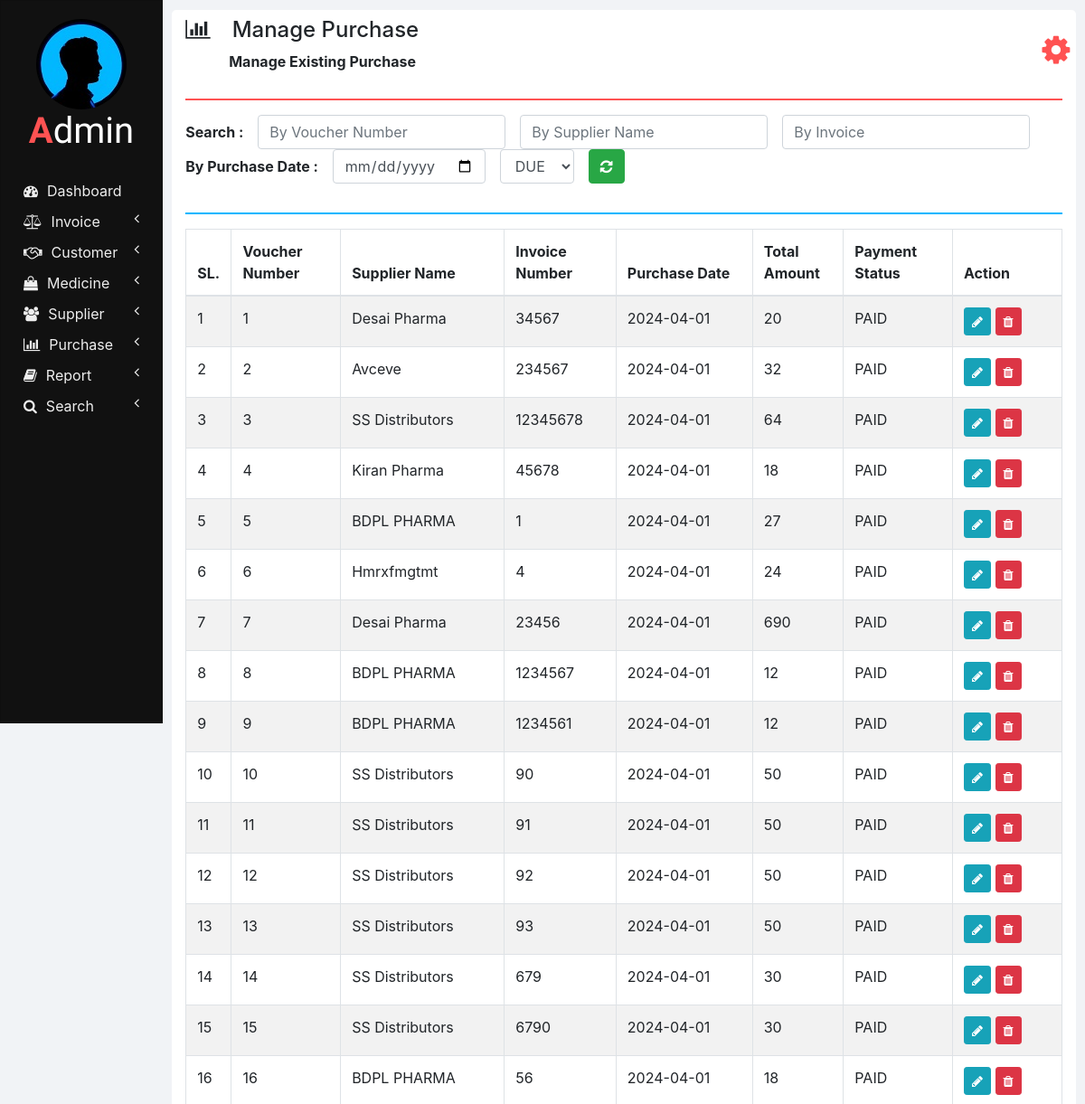
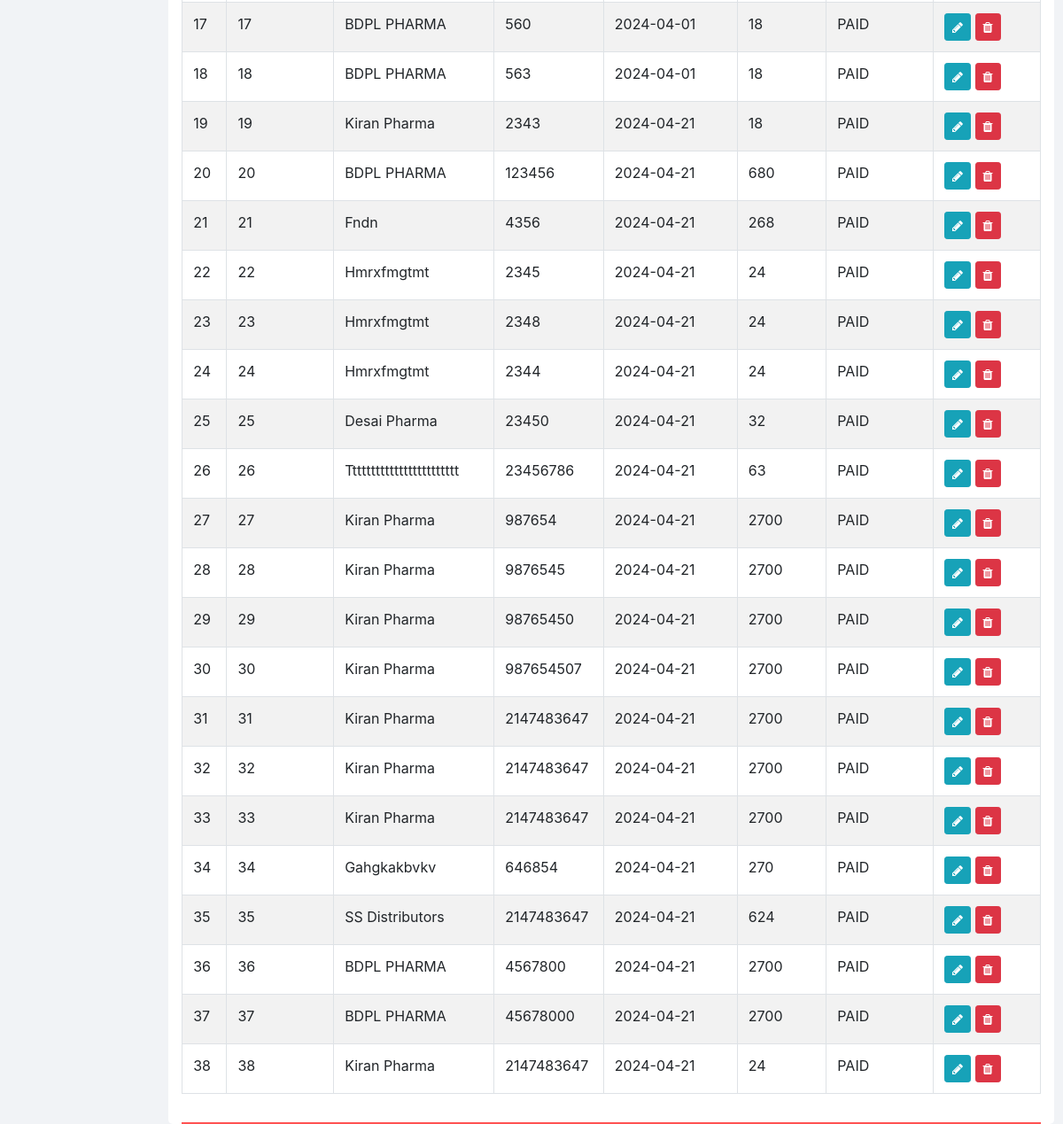
Screenshot of /manage_purchase.php with the database file from the repository (2 pictures, top to bottom).
### tables this page shows
CREATE TABLE `purchases` (
  `SUPPLIER_NAME` varchar(100) NOT NULL,
  `INVOICE_NUMBER` int(11) NOT NULL,
  `VOUCHER_NUMBER` int(11) NOT NULL,
  `PURCHASE_DATE` varchar(10) NOT NULL,
  `TOTAL_AMOUNT` double NOT NULL,
  `PAYMENT_STATUS` varchar(20) NOT NULL
);

### php/manage_purchase.php (the view, shortened to what this page needs)
<?php
  function showPurchases($id) {
    require "db_connection.php";
    if($con) {
      $seq_no = 0;
      $query = "SELECT * FROM purchases";
      $result = mysqli_query($con, $query);
      while($row = mysqli_fetch_array($result)) {
        $seq_no++;
        if($row['VOUCHER_NUMBER'] == $id)
          showEditOptionsRow($seq_no, $row);
        else
          showPurchaseRow($seq_no, $row);
      }
    }
  }
  function showPurchaseRow($seq_no, $row) {
    ?>
    <tr>
      <td><?php echo $seq_no; ?></td>
      <td><?php echo $row['VOUCHER_NUMBER']; ?></td>
      <td><?php echo $row['SUPPLIER_NAME'] ?></td>
      <td><?php echo $row['INVOICE_NUMBER']; ?></td>
      <td><?php echo $row['PURCHASE_DATE']; ?></td>
      <td><?php echo $row['TOTAL_AMOUNT']; ?></td>
      <td><?php echo $row['PAYMENT_STATUS']; ?></td>
      <td>
        <button href="" class="btn btn-info btn-sm" onclick="editPurchase(<?php echo $row['VOUCHER_NUMBER']; ?>);">
          <i class="fa fa-pencil"></i>
        </button>
        <button class="btn btn-danger btn-sm" onclick="deletePurchase(<?php echo $row['VOUCHER_NUMBER']; ?>);">
          <i class="fa fa-trash"></i>
        </button>
      </td>
    </tr>
    <?php
  }
  ?>

### css/sidenav.css (style rules this page uses)
body { background-color: #f1f3f6; }
.sidenav { width: 15%; height: 100vh; background-color: #222222; position: fixed; z-index: 1; flex: 1 0 auto; }
.card { width: 100%; height: 100%; top: 0; border-radius: 0; background-color: #111111; }
.logo .logo-caption { font-family: 'Poiret One', cursive; color: #ffffff; text-align: center; margin-bottom: 25px; }
.logo .profile { margin-left: 50%; border-radius: 50%; transform: translate(-50%); }
.logo .tweak { color: #ff5252; font-weight: bold; }
.main-menu-item { padding: 5px 5px; cursor: pointer; }
.main-menu-item > a { color: #eeeeee; text-decoration: none; font-size: 16px; }
.main-menu-item > a > span { margin-left: 10px; }

### css/home.css (style rules this page uses)
html, body { height: 100vh; }

### rows the page displays
purchases: seq_no "1", VOUCHER_NUMBER "1", SUPPLIER_NAME "Desai Pharma", INVOICE_NUMBER "34567", PURCHASE_DATE "2024-04-01", TOTAL_AMOUNT "20", PAYMENT_STATUS "PAID"
purchases: seq_no "2", VOUCHER_NUMBER "2", SUPPLIER_NAME "Avceve", INVOICE_NUMBER "234567", PURCHASE_DATE "2024-04-01", TOTAL_AMOUNT "32", PAYMENT_STATUS "PAID"
purchases: seq_no "3", VOUCHER_NUMBER "3", SUPPLIER_NAME "SS Distributors", INVOICE_NUMBER "12345678", PURCHASE_DATE "2024-04-01", TOTAL_AMOUNT "64", PAYMENT_STATUS "PAID"
purchases: seq_no "4", VOUCHER_NUMBER "4", SUPPLIER_NAME "Kiran Pharma", INVOICE_NUMBER "45678", PURCHASE_DATE "2024-04-01", TOTAL_AMOUNT "18", PAYMENT_STATUS "PAID"
purchases: seq_no "5", VOUCHER_NUMBER "5", SUPPLIER_NAME "BDPL PHARMA", INVOICE_NUMBER "1", PURCHASE_DATE "2024-04-01", TOTAL_AMOUNT "27", PAYMENT_STATUS "PAID"
purchases: seq_no "6", VOUCHER_NUMBER "6", SUPPLIER_NAME "Hmrxfmgtmt", INVOICE_NUMBER "4", PURCHASE_DATE "2024-04-01", TOTAL_AMOUNT "24", PAYMENT_STATUS "PAID"
purchases: seq_no "7", VOUCHER_NUMBER "7", SUPPLIER_NAME "Desai Pharma", INVOICE_NUMBER "23456", PURCHASE_DATE "2024-04-01", TOTAL_AMOUNT "690", PAYMENT_STATUS "PAID"
purchases: seq_no "8", VOUCHER_NUMBER "8", SUPPLIER_NAME "BDPL PHARMA", INVOICE_NUMBER "1234567", PURCHASE_DATE "2024-04-01", TOTAL_AMOUNT "12", PAYMENT_STATUS "PAID"
purchases: seq_no "9", VOUCHER_NUMBER "9", SUPPLIER_NAME "BDPL PHARMA", INVOICE_NUMBER "1234561", PURCHASE_DATE "2024-04-01", TOTAL_AMOUNT "12", PAYMENT_STATUS "PAID"
purchases: seq_no "10", VOUCHER_NUMBER "10", SUPPLIER_NAME "SS Distributors", INVOICE_NUMBER "90", PURCHASE_DATE "2024-04-01", TOTAL_AMOUNT "50", PAYMENT_STATUS "PAID"
purchases: seq_no "11", VOUCHER_NUMBER "11", SUPPLIER_NAME "SS Distributors", INVOICE_NUMBER "91", PURCHASE_DATE "2024-04-01", TOTAL_AMOUNT "50", PAYMENT_STATUS "PAID"
purchases: seq_no "12", VOUCHER_NUMBER "12", SUPPLIER_NAME "SS Distributors", INVOICE_NUMBER "92", PURCHASE_DATE "2024-04-01", TOTAL_AMOUNT "50", PAYMENT_STATUS "PAID"
purchases: seq_no "13", VOUCHER_NUMBER "13", SUPPLIER_NAME "SS Distributors", INVOICE_NUMBER "93", PURCHASE_DATE "2024-04-01", TOTAL_AMOUNT "50", PAYMENT_STATUS "PAID"
purchases: seq_no "14", VOUCHER_NUMBER "14", SUPPLIER_NAME "SS Distributors", INVOICE_NUMBER "679", PURCHASE_DATE "2024-04-01", TOTAL_AMOUNT "30", PAYMENT_STATUS "PAID"
purchases: seq_no "15", VOUCHER_NUMBER "15", SUPPLIER_NAME "SS Distributors", INVOICE_NUMBER "6790", PURCHASE_DATE "2024-04-01", TOTAL_AMOUNT "30", PAYMENT_STATUS "PAID"
purchases: seq_no "16", VOUCHER_NUMBER "16", SUPPLIER_NAME "BDPL PHARMA", INVOICE_NUMBER "56", PURCHASE_DATE "2024-04-01", TOTAL_AMOUNT "18", PAYMENT_STATUS "PAID"
purchases: seq_no "17", VOUCHER_NUMBER "17", SUPPLIER_NAME "BDPL PHARMA", INVOICE_NUMBER "560", PURCHASE_DATE "2024-04-01", TOTAL_AMOUNT "18", PAYMENT_STATUS "PAID"
purchases: seq_no "18", VOUCHER_NUMBER "18", SUPPLIER_NAME "BDPL PHARMA", INVOICE_NUMBER "563", PURCHASE_DATE "2024-04-01", TOTAL_AMOUNT "18", PAYMENT_STATUS "PAID"
purchases: seq_no "19", VOUCHER_NUMBER "19", SUPPLIER_NAME "Kiran Pharma", INVOICE_NUMBER "2343", PURCHASE_DATE "2024-04-21", TOTAL_AMOUNT "18", PAYMENT_STATUS "PAID"
purchases: seq_no "20", VOUCHER_NUMBER "20", SUPPLIER_NAME "BDPL PHARMA", INVOICE_NUMBER "123456", PURCHASE_DATE "2024-04-21", TOTAL_AMOUNT "680", PAYMENT_STATUS "PAID"
purchases: seq_no "21", VOUCHER_NUMBER "21", SUPPLIER_NAME "Fndn", INVOICE_NUMBER "4356", PURCHASE_DATE "2024-04-21", TOTAL_AMOUNT "268", PAYMENT_STATUS "PAID"
purchases: seq_no "22", VOUCHER_NUMBER "22", SUPPLIER_NAME "Hmrxfmgtmt", INVOICE_NUMBER "2345", PURCHASE_DATE "2024-04-21", TOTAL_AMOUNT "24", PAYMENT_STATUS "PAID"
purchases: seq_no "23", VOUCHER_NUMBER "23", SUPPLIER_NAME "Hmrxfmgtmt", INVOICE_NUMBER "2348", PURCHASE_DATE "2024-04-21", TOTAL_AMOUNT "24", PAYMENT_STATUS "PAID"
purchases: seq_no "24", VOUCHER_NUMBER "24", SUPPLIER_NAME "Hmrxfmgtmt", INVOICE_NUMBER "2344", PURCHASE_DATE "2024-04-21", TOTAL_AMOUNT "24", PAYMENT_STATUS "PAID"
purchases: seq_no "25", VOUCHER_NUMBER "25", SUPPLIER_NAME "Desai Pharma", INVOICE_NUMBER "23450", PURCHASE_DATE "2024-04-21", TOTAL_AMOUNT "32", PAYMENT_STATUS "PAID"
purchases: seq_no "26", VOUCHER_NUMBER "26", SUPPLIER_NAME "Tttttttttttttttttttttttt", INVOICE_NUMBER "23456786", PURCHASE_DATE "2024-04-21", TOTAL_AMOUNT "63", PAYMENT_STATUS "PAID"
purchases: seq_no "27", VOUCHER_NUMBER "27", SUPPLIER_NAME "Kiran Pharma", INVOICE_NUMBER "987654", PURCHASE_DATE "2024-04-21", TOTAL_AMOUNT "2700", PAYMENT_STATUS "PAID"
purchases: seq_no "28", VOUCHER_NUMBER "28", SUPPLIER_NAME "Kiran Pharma", INVOICE_NUMBER "9876545", PURCHASE_DATE "2024-04-21", TOTAL_AMOUNT "2700", PAYMENT_STATUS "PAID"
purchases: seq_no "29", VOUCHER_NUMBER "29", SUPPLIER_NAME "Kiran Pharma", INVOICE_NUMBER "98765450", PURCHASE_DATE "2024-04-21", TOTAL_AMOUNT "2700", PAYMENT_STATUS "PAID"
purchases: seq_no "30", VOUCHER_NUMBER "30", SUPPLIER_NAME "Kiran Pharma", INVOICE_NUMBER "987654507", PURCHASE_DATE "2024-04-21", TOTAL_AMOUNT "2700", PAYMENT_STATUS "PAID"
purchases: seq_no "31", VOUCHER_NUMBER "31", SUPPLIER_NAME "Kiran Pharma", INVOICE_NUMBER "2147483647", PURCHASE_DATE "2024-04-21", TOTAL_AMOUNT "2700", PAYMENT_STATUS "PAID"
purchases: seq_no "32", VOUCHER_NUMBER "32", SUPPLIER_NAME "Kiran Pharma", INVOICE_NUMBER "2147483647", PURCHASE_DATE "2024-04-21", TOTAL_AMOUNT "2700", PAYMENT_STATUS "PAID"
purchases: seq_no "33", VOUCHER_NUMBER "33", SUPPLIER_NAME "Kiran Pharma", INVOICE_NUMBER "2147483647", PURCHASE_DATE "2024-04-21", TOTAL_AMOUNT "2700", PAYMENT_STATUS "PAID"
purchases: seq_no "34", VOUCHER_NUMBER "34", SUPPLIER_NAME "Gahgkakbvkv", INVOICE_NUMBER "646854", PURCHASE_DATE "2024-04-21", TOTAL_AMOUNT "270", PAYMENT_STATUS "PAID"
purchases: seq_no "35", VOUCHER_NUMBER "35", SUPPLIER_NAME "SS Distributors", INVOICE_NUMBER "2147483647", PURCHASE_DATE "2024-04-21", TOTAL_AMOUNT "624", PAYMENT_STATUS "PAID"
purchases: seq_no "36", VOUCHER_NUMBER "36", SUPPLIER_NAME "BDPL PHARMA", INVOICE_NUMBER "4567800", PURCHASE_DATE "2024-04-21", TOTAL_AMOUNT "2700", PAYMENT_STATUS "PAID"
purchases: seq_no "37", VOUCHER_NUMBER "37", SUPPLIER_NAME "BDPL PHARMA", INVOICE_NUMBER "45678000", PURCHASE_DATE "2024-04-21", TOTAL_AMOUNT "2700", PAYMENT_STATUS "PAID"
purchases: seq_no "38", VOUCHER_NUMBER "38", SUPPLIER_NAME "Kiran Pharma", INVOICE_NUMBER "2147483647", PURCHASE_DATE "2024-04-21", TOTAL_AMOUNT "24", PAYMENT_STATUS "PAID"

### other values shown
$heading "Manage Purchase"
$sub_heading "Manage Existing Purchase"
